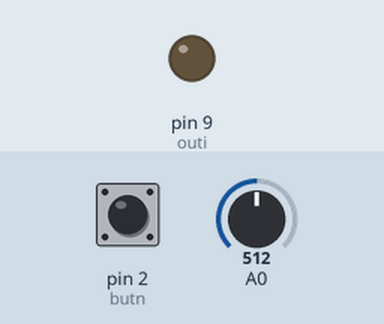
A sketch run on a simulated Arduino Uno, built with avr-gcc and run on an emulated ATmega328P. Parts: output pins drawn as LEDs (lit = HIGH). The inputs (shaded band) are chosen by the test bench; at power-on: pin 2 (butn) LOW, A0 = 512.

Above: at 1.2 s.
1.3 s: pin 2 (butn) pulled HIGH for 0.15 s
At 6.15 s:
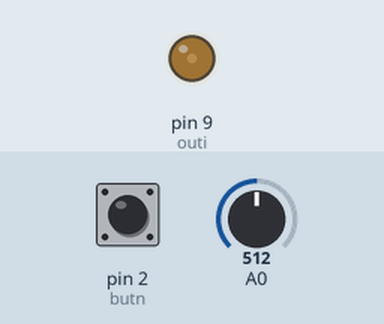
At 10.95 s:
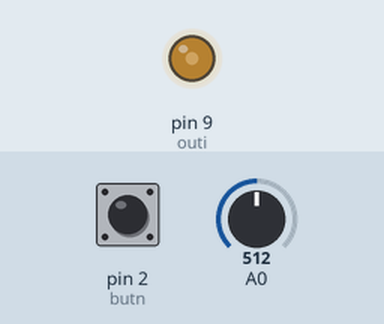
13.3 s: A0 set to 900
At 14.15 s:
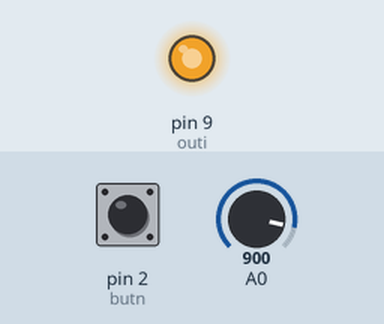
Timing chart, 0 to 25.3 s (numbered marks = the images above; inputs shaded):
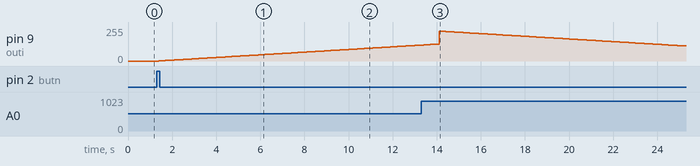

Measured:
- after the input at 1.3 s, pin 9 (outi): moves from 0/255 to 119/255 over 11.8 s, starting after 0.10 s

The sketch:

balerinopambaruar.ino
```cpp
int outi= 9;
int butn= 2;
int zed=100;
bool neMaks = false;
void setup(){
  pinMode (outi, OUTPUT);
  pinMode (butn, INPUT);}
void loop(){
  int vlera= analogRead(A0);
  int vl1= map(vlera, 0, 1023, 0, 255);
  if (digitalRead(butn)==HIGH){
     if (!neMaks){
      for(int i=0; i<=vl1; i++){
        {analogWrite(outi, i);
         delay(zed);
         if (i==vl1){
           neMaks=true;}}}}
      else{
        analogWrite(outi, vl1);}}
  else{
    if (neMaks){
      for(int j=vl1; j>=0; j--){
        {analogWrite(outi, j);
         delay(zed);
         if (j==0){
           neMaks=false;}}}}
            else{
        analogWrite(outi, 0);}}
           }
```
